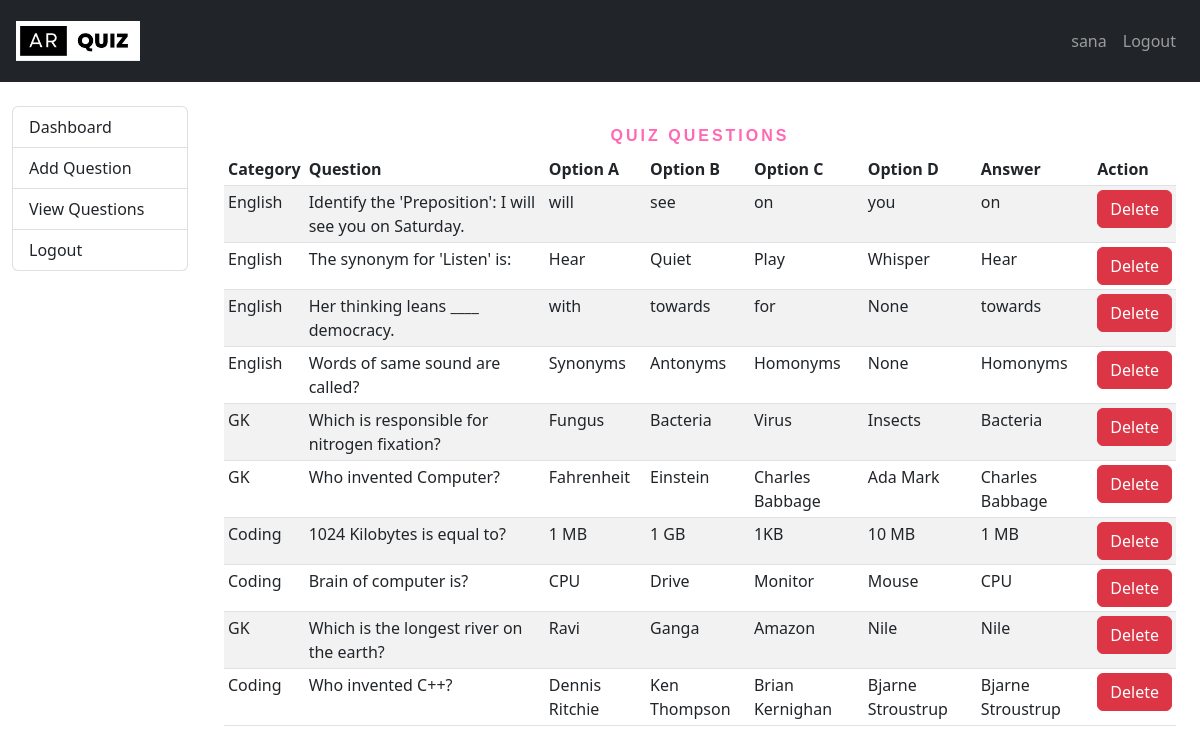
Before: /quiz/view (signed in) with the older database file.
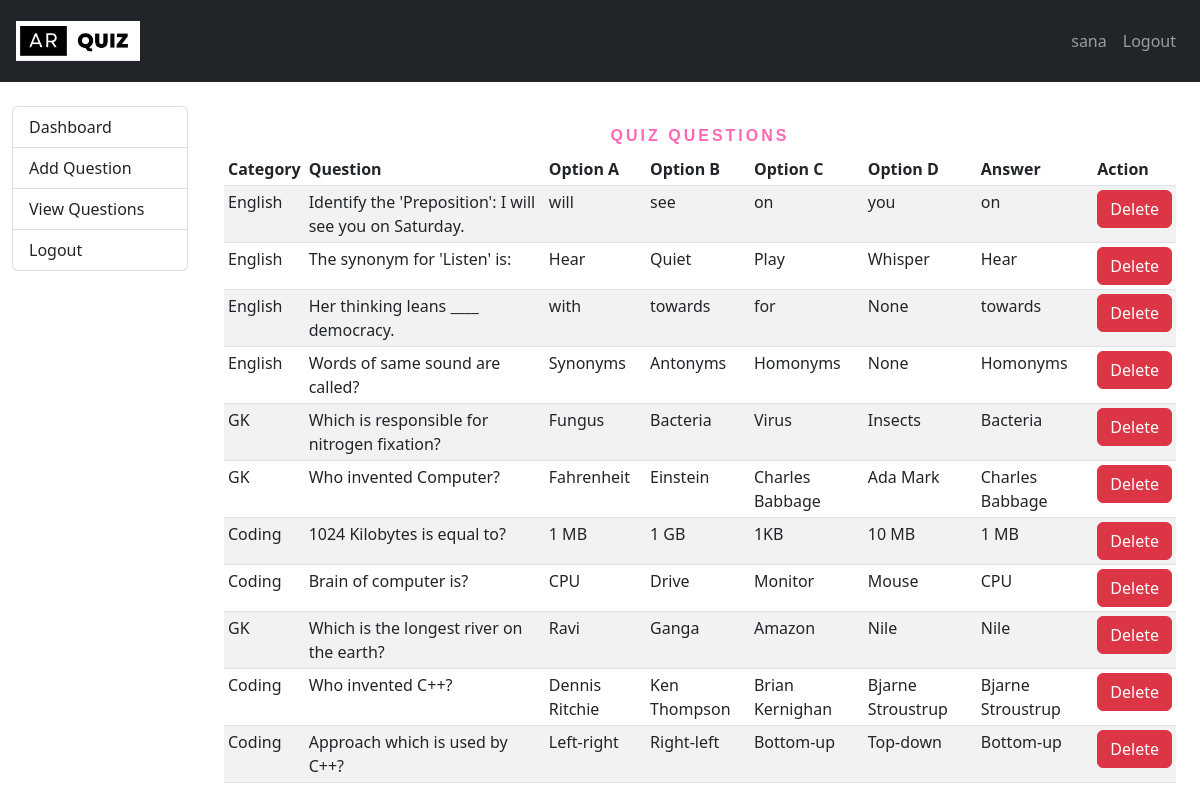
After: the same page with the newer database file.
### app.py (models this page shows, shortened)
class Quiz(db.Model):
    id = db.Column(db.Integer, primary_key=True)
    question= db.Column(db.String(1024), unique=True, nullable=False)
    option_A = db.Column(db.String(500), nullable=False)
    option_B = db.Column(db.String(500), nullable=False)
    option_C = db.Column(db.String(500), nullable=False)
    option_D = db.Column(db.String(500), nullable=False)
    answer=db.Column(db.String(500),nullable=False)
    category = db.Column(db.String(80), nullable=False)
    created_on = db.Column(db.DateTime, default=datetime.now)

### app.py (the view)
@app.route('/quiz/view')
def view_questions():
    if session.get('is_logged_in', False) and session.get('is_admin',False):
        questions = Quiz.query.all()
        return render_template('view_questions.html', questions=questions)
    else:
        flash('Login in admin to access this content','danger')
        return redirect('/')

### templates/view_questions.html (shortened to what this page needs)
{% extends 'layout/base.html' %}
{% block body %}
<div class="container-fluid vh-100">
  <div class="row">
    <div class="col-md-2 mt-4">
      {% include "partials/dashboard_menu.html" %}
    </div>
    <div class="col-md-10 mt-4">
      <div class="container">
        <div class="row">
          <div class="col-md-12 mx-auto">
          <h1 class="display1">Quiz Questions</h1>
          <table class="table table-striped table-sm">
            <thead>
              <tr>
                <th scope="col">Category</th>
                <th scope="col">Question</th>
                <th scope="col">Option A</th>
                <th scope="col">Option B</th>
                <th scope="col">Option C</th>
                <th scope="col">Option D</th>
                <th scope="col">Answer</th>
                <th scope="col">Action</th>
              </tr>
            </thead>
            <tbody>
              {% for question in questions %}
              <tr>
                <td>{{ question.category }}</td>
                <td>{{ question.question }}</td>
                <td>{{ question.option_A }}</td>
                <td>{{ question.option_B }}</td>
                <td>{{ question.option_C }}</td>
                <td>{{ question.option_D }}</td>
                <td>{{ question.answer }}</td>
                <td>
                  <a href="/quiz/delete/{{ question.id }}" class="btn btn-danger">Delete</a>
                </td>
              </tr>
              {% endfor %}
            </tbody>
          </div>
        </div>
      </div>
    </div>
  </div>
</div>
{% endblock %}

Changed rows visible on the page:
added Quiz: category "Coding", question "Approach which is used by C++?", option_A "Left-right", option_B "Right-left", option_C "Bottom-up", option_D "Top-down", answer "Bottom-up"
